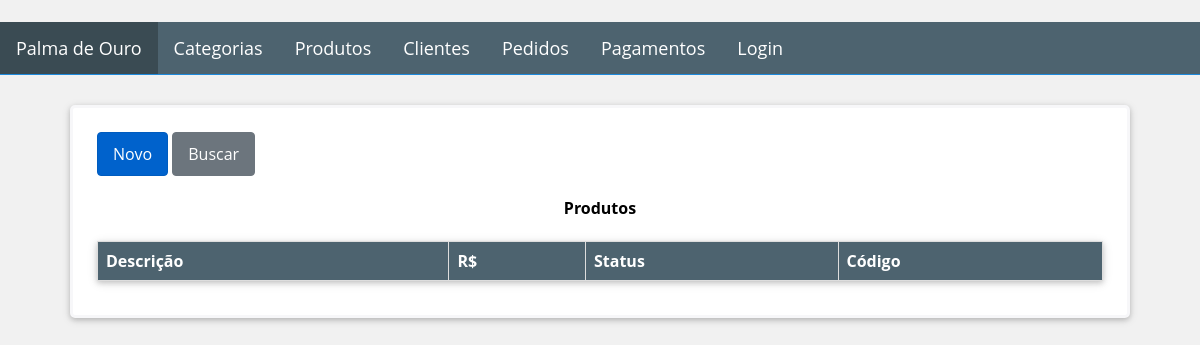
The app's page /product, older data.
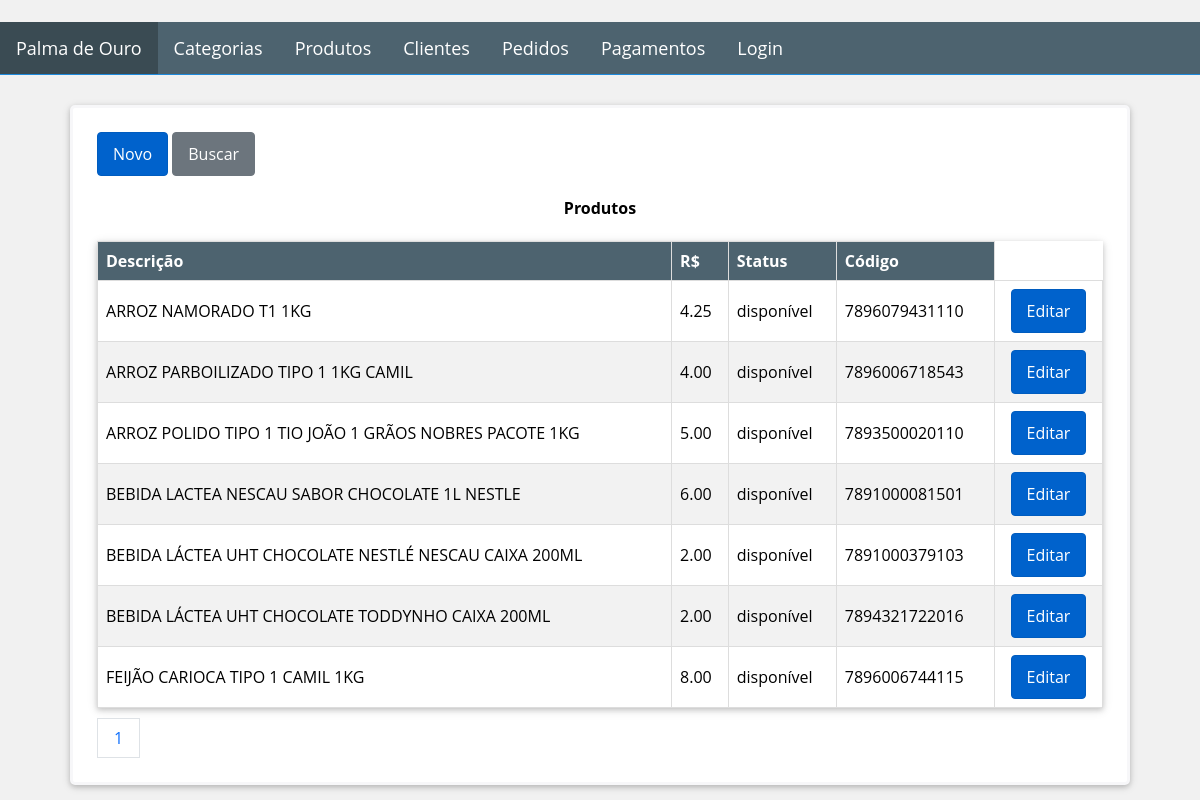
The same page, newer data.
### Golden_Leaf/models.py (models this page shows, shortened)
class Product(db.Model):
    __tablename__ = 'products'
    id = db.Column(db.Integer, primary_key=True)
    description = db.Column(db.String(64))
    image_file = db.Column(db.String(32), default='default.jpg')
    unit_cost = db.Column(db.Numeric(6, 2), nullable=False)
    is_available = db.Column(db.Boolean, nullable=False)
    code = db.Column(db.String(13), unique=True, nullable=False)
    category_id = db.Column(db.Integer, ForeignKey('categories.id'), nullable=False)
    category = relationship("Category", backref=backref('products', order_by=description))
    __table_args__ = (CheckConstraint(unit_cost >= 0.00, name='unit_cost_positive'),)

### Golden_Leaf/views/product/routes.py (the view)
@blueprint_product.route('/product', methods=['GET'])
@register_breadcrumb(blueprint_product, '.', 'Produtos')
def get_products():
    page = request.args.get('page', 1, type=int)
    products = Product.query.order_by(Product.description).paginate(page=page, per_page=10)
    return render_template('product/list.html', all_products=products)

### Golden_Leaf/templates/product/list.html
{% extends "base.html" %}
{% block page_content %}
<div class="container">
    <div>
        <a class="btn btn-primary" href="{{ url_for('blueprint_product.new_product') }}">
            Novo
        </a>
        <a class="btn btn-default" href="{{ url_for('blueprint_product.search_product') }}">
            Buscar
        </a>
    </div>
    <div class="table-responsive">
        <table>
            <caption><h4>Produtos</h4></caption>
            <thead>
                <tr>
                    <th>Descrição</th>
                    <th>R$</th>
                    <th>Status</th>
                    <th>Código</th>
                </tr>
            </thead>
            <tbody>
                {% for product in all_products.items %}
                <tr>
                    <td>{{ product.description }}</td>
                    <td>{{ product.unit_cost }}</td>
                    {% if product.is_available %}
                    <td>disponível</td>
                    {% else %}
                    <td>indisponível</td>
                    {% endif %}
                    <td>{{ product.code }}</td>
                    <td align="center">
                        <a class="btn btn-primary" href="{{ url_for('blueprint_product.update_product',id=product.id) }}">
                            Editar
                        </a>
                    </td>
                </tr>
                {% endfor %}
            </tbody>
        </table>
    </div>
    <div class="pagination">
        {% for page_number in all_products.iter_pages(left_edge=1,right_edge=1,left_current=1,right_current=2) %}
        {% if page_number %}
        {% if all_products.page == page_number %}
        <a href="{{ url_for('blueprint_product.get_products',page=page_number) }}">{{ page_number }}</a>
        {% else %}
        <a href="{{ url_for('blueprint_product.get_products',page=page_number) }}">{{ page_number }}</a>
        {% endif %}
        {% else %}
        ...
        {% endif %}
        {% endfor %}
    </div>
</div>
{% endblock %}

Row changes from the older to the newer data that the page shows:
added Product: description "ARROZ NAMORADO T1 1KG", unit_cost "4.25", is_available "disponível", code "7896079431110"
added Product: description "ARROZ PARBOILIZADO TIPO 1 1KG CAMIL", unit_cost "4.00", is_available "disponível", code "7896006718543"
added Product: description "ARROZ POLIDO TIPO 1 TIO JOÃO 1 GRÃOS NOBRES PACOTE 1KG", unit_cost "5.00", is_available "disponível", code "7893500020110"
added Product: description "BEBIDA LACTEA NESCAU SABOR CHOCOLATE 1L NESTLE", unit_cost "6.00", is_available "disponível", code "7891000081501"
added Product: description "BEBIDA LÁCTEA UHT CHOCOLATE NESTLÉ NESCAU CAIXA 200ML", unit_cost "2.00", is_available "disponível", code "7891000379103"
added Product: description "BEBIDA LÁCTEA UHT CHOCOLATE TODDYNHO CAIXA 200ML", unit_cost "2.00", is_available "disponível", code "7894321722016"
added Product: description "FEIJÃO CARIOCA TIPO 1 CAMIL 1KG", unit_cost "8.00", is_available "disponível", code "7896006744115"
Text that changed along with them:
new list line: "1"
